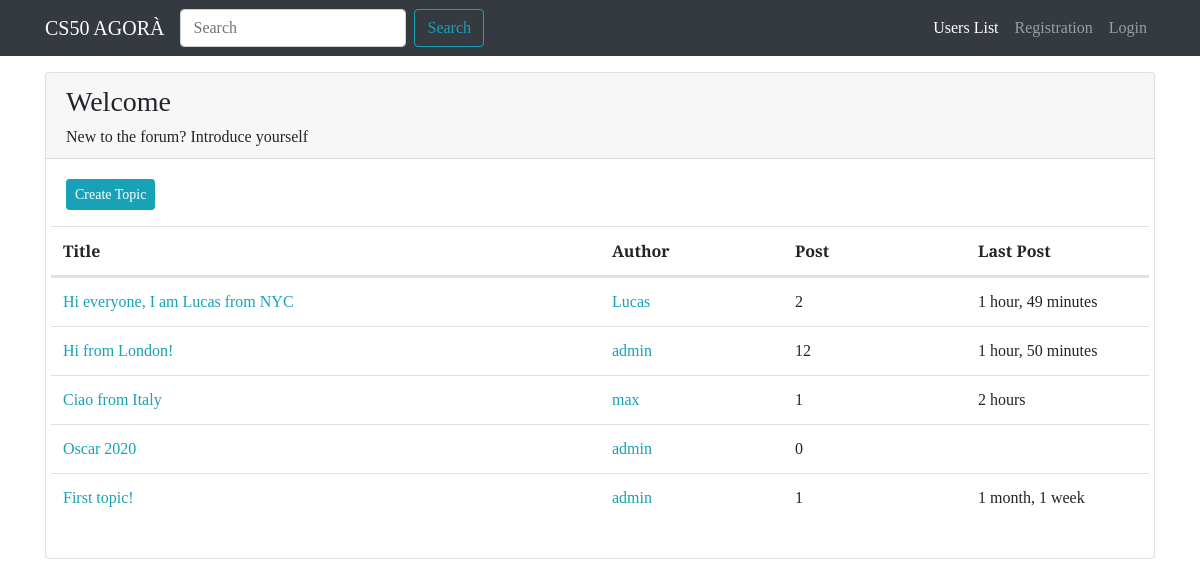
/forum/section/1/, run on the app's committed database.
### forum/models.py (models this page shows, shortened)
class Section(models.Model):
    section_name = models.CharField(max_length=80)
    description = models.CharField(max_length=150, blank=True, null=True)
    logo_section = models.ImageField(blank=True, null=True)
    class Meta:
        verbose_name = "Section"
        verbose_name_plural = "Sections"

class Topic(models.Model):
    title = models.CharField(max_length=120)
    creation_date = models.DateTimeField(auto_now_add=True)
    topic_author = models.ForeignKey(
        User, on_delete=models.CASCADE, related_name="topics"
    )
    topic_section = models.ForeignKey(Section, on_delete=models.CASCADE)
    def get_absolute_url(self):
        return reverse("view_topic", kwargs={"pk": self.pk})
    class Meta:
        verbose_name = "Topic"
        verbose_name_plural = "Topics"

class Post(models.Model):
    post_author = models.ForeignKey(
        User, on_delete=models.CASCADE, related_name="posts"
    )
    content = models.TextField()
    creation_date = models.DateTimeField(auto_now_add=True)
    topic = models.ForeignKey(Topic, on_delete=models.CASCADE)
    class Meta:
        verbose_name = "Post"
        verbose_name_plural = "Posts"

### forum/views.py (the view)
# urls.py: path("section/<int:pk>/", views.sectionView, name="section_view"),
def sectionView(request, pk):
    section = get_object_or_404(Section, pk=pk)
    section_topics = Topic.objects.filter(topic_section=section).order_by(
        "-creation_date"
    )
    context = {"section": section, "topics": section_topics}
    return render(request, "forum/individual_section.html", context)

### forum/templates/forum/individual_section.html (shortened to what this page needs)
{% extends 'base.html' %}
{% block content %}
<div class="card my-3">
    <div class="card-header">
        <h3>{{ section.section_name }}</h3>
        <h6 class="card-text">{{ section.description }}</h6>
    </div>
    <div class="card-body">
        <a class="btn btn-sm btn-info" href="{% url 'create_topic' pk=section.pk %}">Create Topic</a>
        <table class="table mt-3">
            <thead>
                <tr class="row">
                    <th class="col-lg-6 col-4">Title</th>
                    <th class="col-lg-2 col-3">Author</th>
                    <th class="col-lg-2 col-2">Post</th>
                    <th class="col-lg-2 col-3">Last Post</th>
                </tr>
            </thead>
            <tbody>
                <tr class="row">
                    {% for topic in topics %}
                    <td class="col-lg-6 col-4">
                        <a href="{{ topic.get_absolute_url }}">{{ topic.title }}</a>
                    </td>
                    <td class="col-lg-2 col-3">
                        <a
                            href="{% url 'user_profile' username=topic.topic_author.username %}">{{ topic.topic_author }}</a>
                    </td>
                    <td class="col-lg-2 col-2">{{ topic.post_set.count }}</td>
                    <td class="col-lg-2 col-3">{{ topic.post_set.last.creation_date|timesince }}</td>
                    {% endfor %}
                </tr>
            </tbody>
        </table>
    </div>
</div>
{% endblock content %}

### static-storage/css/agora.css (style rules this page uses)
body { font-family: 'Slabo 27px', serif; }
a, a:hover { color: #17a2b8; }

### data on the page
Section: section_name "Welcome", description "New to the forum? Introduce yourself"
Topic: title "Hi everyone, I am Lucas from NYC", topic_author "Lucas", post_set.count "2", post_set.last.creation_date "1 hour, 49 minutes"
Topic: title "Hi from London!", topic_author "admin", post_set.count "12", post_set.last.creation_date "1 hour, 50 minutes"
Topic: title "Ciao from Italy", topic_author "max", post_set.count "1", post_set.last.creation_date "2 hours"
Topic: title "Oscar 2020", topic_author "admin", post_set.count "0"
Topic: title "First topic!", topic_author "admin", post_set.count "1", post_set.last.creation_date "1 month, 1 week"
